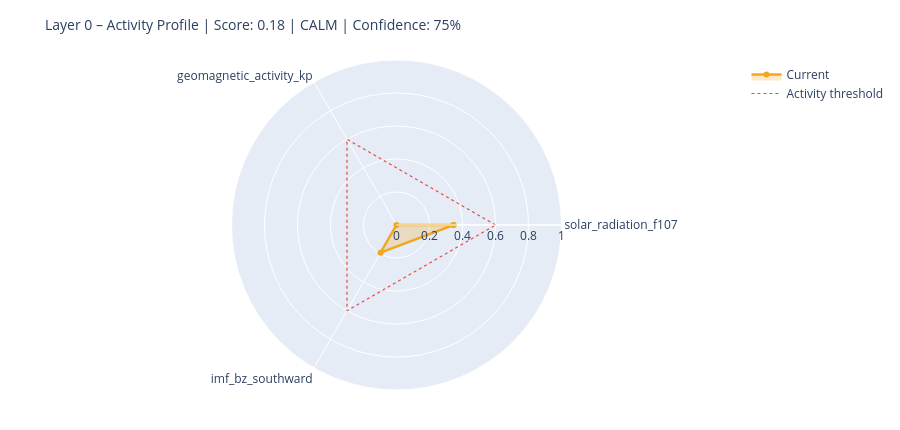

Write notebook code for a chart like this one.
### Markdown cell above
---
## 6. State Assessment & Handoff to Layer 1

### Code cell
# ============================================================
# STEP 1 – Collect raw values with source modes
# Mode: 'primary' | 'fallback_3h' | 'last_valid' | 'missing'
# ============================================================

def safe_last(df, col):
    if df is None or col not in df.columns: return None
    s = df[col].dropna()
    return float(s.iloc[-1]) if not s.empty else None

f107_now = safe_last(df_f107, 'f10.7')
bz_now   = safe_last(df_mag,  'bz_gsm')
kp_now   = safe_last(df_kp,   'kp')
sw_now   = safe_last(df_sw,   'speed')

source_modes = {
    'F10.7':    'primary'  if f107_now is not None else 'missing',
    'Kp':       'primary'  if kp_now   is not None else 'missing',
    'IMF_Bz':   'primary'  if bz_now   is not None else 'missing',
    'SW_speed': 'primary'  if sw_now   is not None else 'missing',
}

# Kp Fallback – 3h endpoint
if kp_now is None:
    try:
        r = requests.get(
            'https://services.swpc.noaa.gov/json/noaa-planetary-k-index.json',
            timeout=10)
        r.raise_for_status()
        fb = pd.DataFrame(r.json())
        tc = next((c for c in fb.columns if 'time' in c.lower()), fb.columns[0])
        kc = next((c for c in fb.columns if 'kp' in c.lower() and c != tc), None)
        if kc:
            fb[kc] = fb[kc].astype(str).str.extract(r'([0-9]+(?:\.[0-9]*)?)')[0]
            fb[kc] = pd.to_numeric(fb[kc], errors='coerce')
            fb = fb[fb[kc] >= 0].dropna(subset=[kc])
            if not fb.empty:
                kp_now = float(fb[kc].iloc[-1])
                source_modes['Kp'] = 'fallback_3h'
                print(f'  Kp fallback (3h): {kp_now:.1f}')
    except Exception as e:
        print(f'  Kp fallback failed: {e}')

# Solar Wind Fallback – last valid value
if sw_now is None and df_sw is not None and 'speed' in df_sw.columns:
    s = df_sw['speed'].dropna()
    if not s.empty:
        sw_now = float(s.iloc[-1])
        source_modes['SW_speed'] = 'last_valid'
        print(f'  SW fallback (last_valid): {sw_now:.0f} km/s')

print()
print('Source modes:', source_modes)

# ============================================================
# STEP 2 – Score from available components only
# ============================================================

def norm(v, lo, hi):
    if v is None: return None
    return max(0.0, min(1.0, (v - lo) / (hi - lo)))

COMPONENTS = {
    'solar_radiation_f107':    (f107_now, norm(f107_now, 60, 250)),
    'geomagnetic_activity_kp': (kp_now,   norm(kp_now,   0,   9)),
    'imf_bz_southward':        (bz_now,   norm(-(bz_now or 0) if bz_now else None, -5, 30)
                                           if bz_now is not None else None),
    'solar_wind_speed':        (sw_now,   norm(sw_now, 300, 800)),
}

available   = {k: v[1] for k, v in COMPONENTS.items() if v[1] is not None}
unavailable = [k for k, v in COMPONENTS.items() if v[1] is None]

layer0_score = round(sum(available.values()) / len(available), 4) if available else None
confidence   = round(len(available) / len(COMPONENTS), 2)

level = ('unknown'  if layer0_score is None
         else 'calm'     if layer0_score < 0.3
         else 'moderate' if layer0_score < 0.6
         else 'active')

# ============================================================
# STEP 3 – Dominant Driver
# ============================================================

def dominant_driver(kp, f107, bz, sw):
    candidates = []
    if kp   is not None and kp   >= 4:   candidates.append(('geomagnetic',    kp / 9))
    if sw   is not None and sw   >= 500:  candidates.append(('solar_wind',     sw / 800))
    if bz   is not None and bz   <= -5:   candidates.append(('imf_southward',  abs(bz) / 30))
    if f107 is not None and f107 >= 150:  candidates.append(('solar_radiation',f107 / 250))
    return max(candidates, key=lambda x: x[1])[0] if candidates else 'none'

driver = dominant_driver(kp_now, f107_now, bz_now, sw_now)

# ============================================================
# STEP 4 – Downstream expectations
# ============================================================

def downstream_expectation(driver, score, kp, bz, f107):
    exp = {
        'magnetosphere':        'calm',
        'ionosphere':           'calm',
        'schumann_resonance':   'unchanged',
        'lithosphere_currents': 'low',
    }
    if driver == 'geomagnetic' or (kp and kp >= 5):
        exp['magnetosphere']        = 'compressed / storm'
        exp['ionosphere']           = 'elevated disturbance (TEC variability)'
        exp['schumann_resonance']   = 'elevated amplitude possible'
        exp['lithosphere_currents'] = 'elevated induction currents'
    elif driver == 'imf_southward' or (bz and bz <= -5):
        exp['magnetosphere']        = 'energy coupling active'
        exp['ionosphere']           = 'elevated electron density possible'
        exp['schumann_resonance']   = 'slight modulation possible'
    elif driver == 'solar_radiation' or (f107 and f107 >= 150):
        exp['ionosphere']           = 'elevated ionization (F-layer)'
        exp['schumann_resonance']   = 'slightly elevated background activity'
    return exp

downstream = downstream_expectation(driver, layer0_score, kp_now, bz_now, f107_now)

# ============================================================
# CONSOLE OUTPUT
# ============================================================

W = 58
print('=' * W)
print('LAYER 0 – STATE ASSESSMENT')
print('=' * W)
for name, (raw_v, score_v) in COMPONENTS.items():
    if score_v is not None:
        bar = '█' * int(score_v * 20) + '░' * (20 - int(score_v * 20))
        print(f'  {name:<35}  {bar}  {score_v:.2f}')
    else:
        print(f'  {name:<35}  {"─" * 20}  n/a')
print('-' * W)
print(f'  Score ({len(available)}/{len(COMPONENTS)} components):  {layer0_score:.3f}')
print(f'  Confidence:         {confidence:.0%}')
print(f'  Level:              {level.upper()}')
print(f'  Dominant Driver:    {driver}')

# Radar chart
cats = list(available.keys())
vals = list(available.values())
if len(cats) >= 3:
    fig = go.Figure()
    fig.add_trace(go.Scatterpolar(
        r=vals + [vals[0]], theta=cats + [cats[0]],
        fill='toself', fillcolor='rgba(242,166,35,0.25)',
        line=dict(color='#F2A623', width=2.5), name='Current'
    ))
    fig.add_trace(go.Scatterpolar(
        r=[0.6] * (len(cats) + 1), theta=cats + [cats[0]],
        line=dict(color='#E24B4A', dash='dot', width=1.2),
        mode='lines', name='Activity threshold'
    ))
    fig.update_layout(
        title=dict(text=f'Layer 0 – Activity Profile | Score: {layer0_score:.2f} | {level.upper()} | Confidence: {confidence:.0%}',
                   font=dict(size=14)),
        polar=dict(radialaxis=dict(visible=True, range=[0, 1])),
        height=430, showlegend=True,
        margin=dict(l=60, r=60, t=60, b=40)
    )
    fig.show()

### Figure 1 — Plotly figure (JSON) as saved in the notebook; plotly's stock layout.template omitted (floating-point values rounded to 4 significant figures)
{"data": [{"fill": "toself", "fillcolor": "rgba(242,166,35,0.25)", "line": {"color": "#F2A623", "width": 2.5}, "name": "Current", "r": [0.3457, 0.0, 0.1937, 0.3457], "theta": ["solar_radiation_f107", "geomagnetic_activity_kp", "imf_bz_southward", "solar_radiation_f107"], "type": "scatterpolar"}, {"line": {"color": "#E24B4A", "dash": "dot", "width": 1.2}, "mode": "lines", "name": "Activity threshold", "r": [0.6, 0.6, 0.6, 0.6], "theta": ["solar_radiation_f107", "geomagnetic_activity_kp", "imf_bz_southward", "solar_radiation_f107"], "type": "scatterpolar"}], "layout": {"height": 430, "margin": {"b": 40, "l": 60, "r": 60, "t": 60}, "polar": {"radialaxis": {"range": [0, 1], "visible": true}}, "showlegend": true, "title": {"font": {"size": 14}, "text": "Layer 0 – Activity Profile | Score: 0.18 | CALM | Confidence: 75%"}}}
